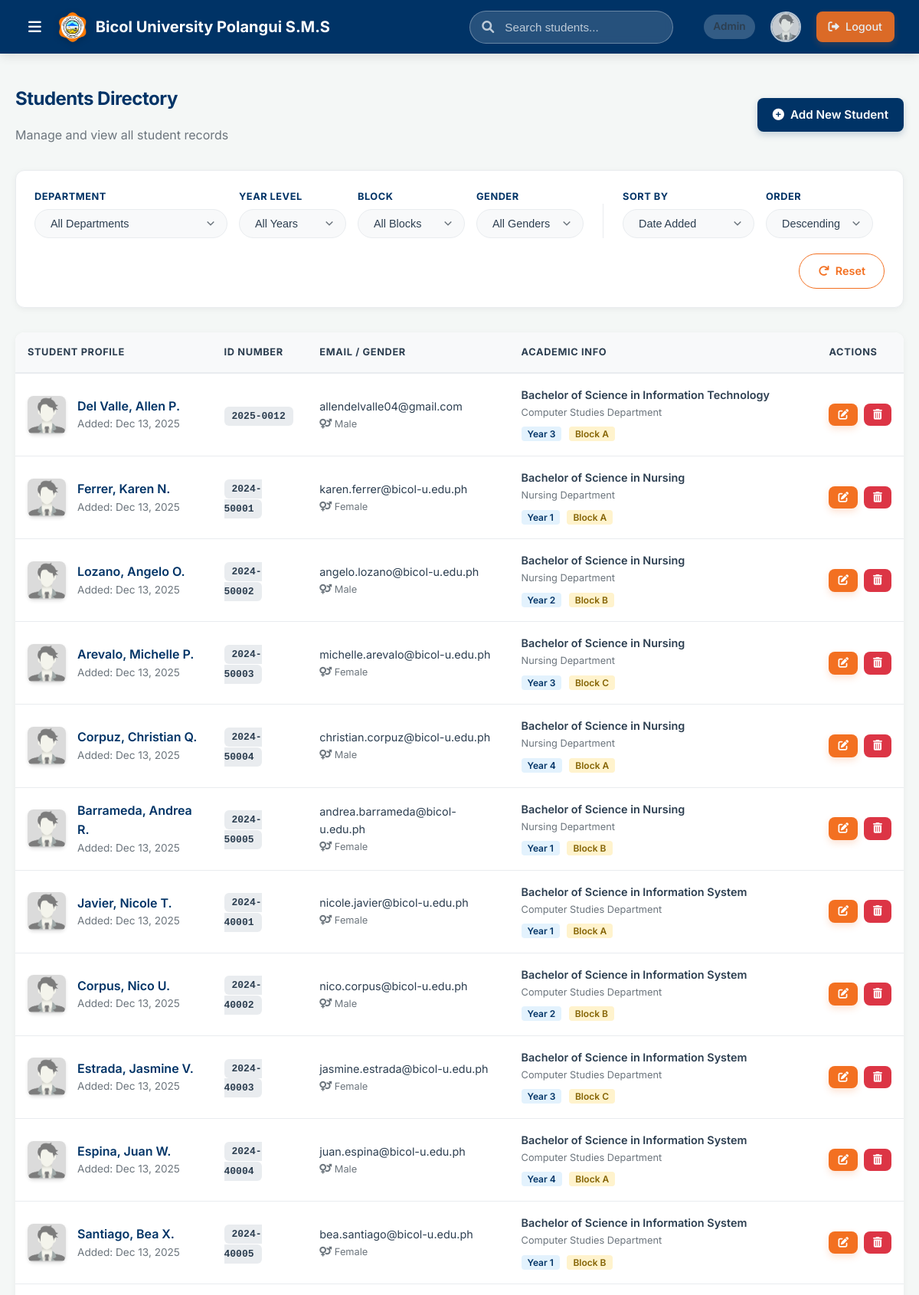
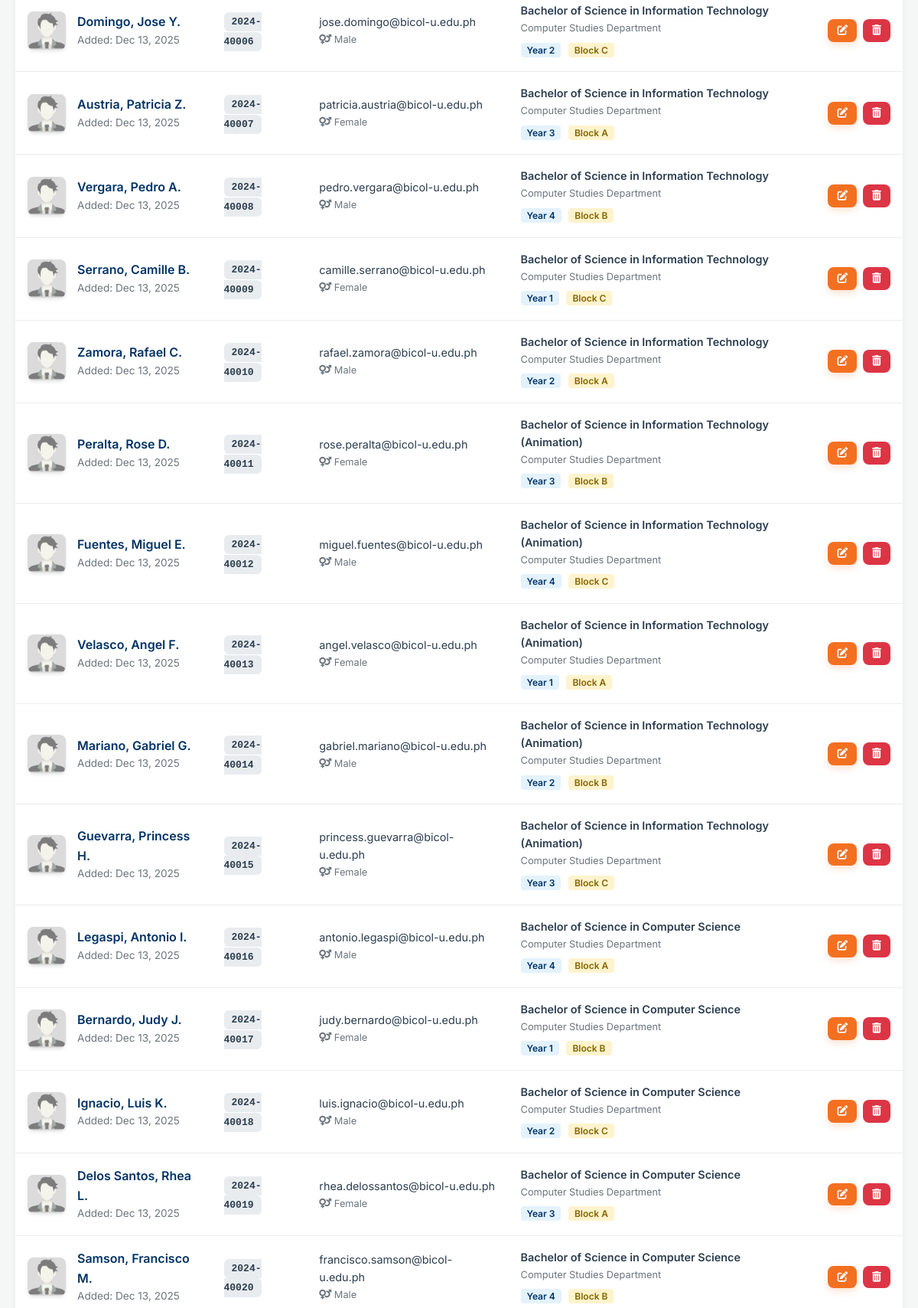
The page /frontend/students_list_admin.php (signed in, upper part) on the database its author committed (2 pictures, top to bottom).
### tables this page shows
CREATE TABLE `students` (
  `id` int(11) NOT NULL,
  `student_id` varchar(20) NOT NULL,
  `name` varchar(100) NOT NULL,
  `email` varchar(100) NOT NULL,
  `gender` enum('Male','Female') NOT NULL,
  `department` varchar(100) NOT NULL,
  `course` varchar(100) NOT NULL,
  `year_level` int(11) NOT NULL,
  `block` varchar(10) NOT NULL,
  `image_blob` longblob DEFAULT NULL,
  `created_at` timestamp NOT NULL DEFAULT current_timestamp(),
  `updated_at` timestamp NOT NULL DEFAULT current_timestamp() ON UPDATE current_timestamp()
);

### frontend/students_list_admin.php (the view, shortened to what this page needs)
<?php
require_once '../database/config.php';
$sort_by = $_GET['sort'] ?? 'created_at';
$order = $_GET['order'] ?? 'DESC';
$sql = "SELECT * FROM students WHERE 1=1";
$params = [];
$allowed_sorts = ['name', 'year_level', 'block', 'gender', 'created_at', 'updated_at'];
if (in_array($sort_by, $allowed_sorts)) {
    $sql .= " ORDER BY $sort_by $order";
} else {
    $sql .= " ORDER BY created_at DESC";
}
try {
    $stmt = $pdo->prepare($sql);
    $stmt->execute($params);
    $students = $stmt->fetchAll();
} catch (PDOException $e) {
    $students = [];
    $departments = [];
}
?>
<!DOCTYPE html>
<html lang="en">
<head>
    <link rel="stylesheet" href="css/style.css">
    <link rel="stylesheet" href="https://cdnjs.cloudflare.com/ajax/libs/font-awesome/6.0.0/css/all.min.css">
</head>
<body>
    <?php include 'includes/header_offcanvas.php'; ?>
    <div class="container" style="padding-top: 2.5rem; padding-bottom: 3rem;">
        <div style="display: flex; justify-content: space-between; align-items: center; margin-bottom: 2rem;">
            <div>
                <h2>Students Directory</h2>
                <p style="color: var(--text-secondary);">Manage and view all student records</p>
            </div>
            <a href="student_dashboard_admin.php" class="btn btn-primary"><i class="fas fa-plus-circle"></i> Add New Student</a>
        </div>
        <div class="filter-bar-container">
            <form method="GET" action="students_list_admin.php" class="filter-form">
                <div class="filter-group">
                    <div class="filter-item">
                        <label>Department</label>
                        <select name="department" class="filter-select" onchange="this.form.submit()">
                            <option value="">All Departments</option>
                        </select>
                    </div>
                    <div class="filter-item">
                        <label>Year Level</label>
                        <select name="year" class="filter-select" onchange="this.form.submit()">
                            <option value="">All Years</option>
                        </select>
                    </div>
                    <div class="filter-item">
                        <label>Block</label>
                        <select name="block" class="filter-select" onchange="this.form.submit()">
                            <option value="">All Blocks</option>
                        </select>
                    </div>
                    <div class="filter-item">
                        <label>Gender</label>
                        <select name="gender" class="filter-select" onchange="this.form.submit()">
                            <option value="">All Genders</option>
                        </select>
                    </div>
                </div>
                <div class="filter-group">
                    <div class="filter-item">
                        <label>Sort By</label>
                        <select name="sort" class="filter-select" onchange="this.form.submit()">
                            <option value="created_at" <?php echo $sort_by === 'created_at' ? 'selected' : ''; ?>>Date Added</option>
                        </select>
                    </div>
                    <div class="filter-item">
                        <label>Order</label>
                        <select name="order" class="filter-select" onchange="this.form.submit()">
                            <option value="DESC" <?php echo $order === 'DESC' ? 'selected' : ''; ?>>Descending</option>
                        </select>
                    </div>
                </div>
                <div class="filter-reset">
                    <a href="students_list_admin.php" class="btn-reset" title="Reset Filters"><i class="fas fa-redo"></i> Reset</a>
                </div>
            </form>
        </div>
        <div class="table-responsive">
            <table class="data-table">
                <thead>
                    <tr>
                        <th>Student Profile</th>
                        <th>ID Number</th>
                        <th>Email / Gender</th>
                        <th>Academic Info</th>
                        <th>Actions</th>
                    </tr>
                </thead>
                <tbody>
                    <?php if (count($students) > 0): ?>
                        <?php foreach ($students as $student): ?>
                        <tr>
                            <td>
                                <div style="display: flex; align-items: center; gap: 15px;">
                                    <img src="../backend/image.php?type=student&id=<?php echo $student['id']; ?>" class="student-img-thumb" style="width: 50px; height: 50px;" onerror="this.src='images/male-placeholder.jpg'">
                                    <div>
                                        <div style="font-weight: 600; color: var(--bu-blue);"><?php echo htmlspecialchars($student['name']); ?></div>
                                        <div style="font-size: 0.85rem; color: var(--text-secondary);">Added: <?php echo date('M d, Y', strtotime($student['created_at'])); ?></div>
                                    </div>
                                </div>
                            </td>
                            <td><span style="background: #e9ecef; padding: 5px 10px; border-radius: 6px; font-family: monospace; font-weight: 600;"><?php echo htmlspecialchars($student['student_id']); ?></span></td>
                            <td>
                                <div style="font-size: 0.9rem;"><?php echo htmlspecialchars($student['email'] ?? ''); ?></div>
                                <div style="font-size: 0.8rem; color: var(--text-secondary); margin-top: 2px;"><i class="fas fa-venus-mars"></i> <?php echo htmlspecialchars($student['gender'] ?? ''); ?></div>
                            </td>
                            <td>
                                <div style="font-weight: 600; font-size: 0.9rem;"><?php echo htmlspecialchars($student['course']); ?></div>
                                <div style="font-size: 0.8rem; color: var(--text-secondary); margin-top: 2px;"><?php echo htmlspecialchars($student['department'] ?? ''); ?></div>
                                <div style="margin-top: 4px;">
                                    <span style="background: #e3f2fd; color: var(--bu-blue); padding: 2px 8px; border-radius: 4px; font-size: 0.75rem; font-weight: 600;">Year <?php echo htmlspecialchars($student['year_level']); ?></span>
                                    <span style="background: #fff3cd; color: #856404; padding: 2px 8px; border-radius: 4px; font-size: 0.75rem; font-weight: 600; margin-left: 5px;">Block <?php echo htmlspecialchars($student['block'] ?? ''); ?></span>
                                </div>
                            </td>
                            <td>
                                <div style="display: flex; gap: 8px;">
                                    <a href="student_dashboard_admin.php?action=edit&id=<?php echo $student['id']; ?>" class="btn btn-secondary" style="padding: 8px 12px; font-size: 0.85rem;" title="Edit"><i class="fas fa-edit"></i></a>
                                    <form action="student_dashboard_admin.php" method="POST" style="display:inline;" onsubmit="return confirm('Are you sure you want to delete this student?');">
                                        <button type="submit" class="btn btn-danger" style="padding: 8px 12px; font-size: 0.85rem;" title="Delete"><i class="fas fa-trash-alt"></i></button>
                                    </form>
                                </div>
                            </td>
                        </tr>
                        <?php endforeach; ?>
                    <?php endif; ?>
                </tbody>
            </table>
        </div>
    </div>
</body>
</html>

### frontend/css/style.css (style rules this page uses)
:root { --bu-blue: #003366; --bu-blue-light: #004d99; --bu-orange: #f37021; --bu-orange-hover: #d9621b; --bg-body: #f4f7f6; --bg-card: #ffffff; --text-primary: #2c3e50; --text-secondary: #6c757d; --border-color: #e9ecef; --header-height: 70px; --sidebar-width: 260px; --card-radius: 12px; --shadow-sm: 0 2px 8px rgba(0,0,0,0.05); --shadow-md: 0 8px 24px rgba(0,0,0,0.08); }
* { box-sizing: border-box; margin: 0; padding: 0; }
body { font-family: 'Inter', 'Segoe UI', system-ui, sans-serif; background-color: var(--bg-body); color: var(--text-primary); line-height: 1.6; -webkit-font-smoothing: antialiased; }
a { text-decoration: none; color: inherit; transition: color 0.2s ease; }
h1, h2, h3, h4, h5, h6 { color: var(--bu-blue); font-weight: 700; margin-bottom: 1rem; letter-spacing: -0.5px; }
.btn { display: inline-flex; align-items: center; justify-content: center; padding: 10px 20px; border-radius: 8px; font-weight: 600; font-size: 0.95rem; cursor: pointer; border: none; transition: all 0.2s ease; gap: 8px; }
.btn-primary { background-color: var(--bu-blue); color: white; box-shadow: 0 4px 10px rgba(0, 51, 102, 0.2); }
.btn-secondary { background-color: var(--bu-orange); color: white; box-shadow: 0 4px 10px rgba(243, 112, 33, 0.2); }
.btn-danger { background-color: #dc3545; color: white; }
.container { max-width: 1200px; margin: 0 auto; padding: 0 20px; }
.table-responsive { overflow-x: auto; border-radius: var(--card-radius); box-shadow: var(--shadow-sm); }
.data-table { width: 100%; border-collapse: collapse; background: white; min-width: 800px; }
.data-table th { background-color: #f8f9fa; color: var(--bu-text-secondary); font-weight: 700; text-transform: uppercase; font-size: 0.8rem; letter-spacing: 0.05em; padding: 16px; border-bottom: 2px solid var(--border-color); text-align: left; }
.data-table td { padding: 16px; border-bottom: 1px solid var(--border-color); color: var(--text-primary); vertical-align: middle; }
.student-img-thumb { width: 48px; height: 48px; border-radius: 8px; object-fit: cover; box-shadow: 0 2px 4px rgba(0,0,0,0.1); }
.filter-bar-container { background: white; padding: 1.5rem; border-radius: var(--card-radius); box-shadow: var(--shadow-sm); border: 1px solid var(--border-color); margin-bottom: 2rem; }
.filter-form { display: flex; flex-wrap: wrap; align-items: flex-end; gap: 20px; }
.filter-group { display: flex; flex-wrap: wrap; gap: 15px; align-items: flex-end; }
.filter-item { display: flex; flex-direction: column; gap: 6px; }
.filter-item label { font-size: 0.8rem; font-weight: 700; color: var(--bu-blue); text-transform: uppercase; letter-spacing: 0.5px; }
.filter-select { appearance: none; -webkit-appearance: none; padding: 10px 20px; padding-right: 35px; border-radius: 50px; border: 1px solid var(--border-color); background-color: #f8f9fa; font-size: 0.9rem; font-weight: 500; color: var(--text-primary); cursor: pointer; transition: all 0.2s ease; min-width: 140px; background-repeat: no-repeat; background-position: right 15px center; }
.filter-reset { margin-left: auto; }
.btn-reset { display: inline-flex; align-items: center; justify-content: center; padding: 10px 24px; height: auto; width: auto; border-radius: 50px; background-color: transparent; color: var(--bu-orange); border: 1px solid var(--bu-orange); font-weight: 600; font-size: 0.9rem; transition: all 0.2s ease; text-decoration: none; gap: 8px; }

### rows shown on the page
students: name "Del Valle, Allen P.", created_at "Dec 13, 2025", student "2025-0012", email "allendelvalle04@gmail.com", gender "Male", course "Bachelor of Science in Information Technology", department "Computer Studies Department", year_level "3", block "A"
students: name "Ferrer, Karen N.", created_at "Dec 13, 2025", student "2024-50001", email "karen.ferrer@bicol-u.edu.ph", gender "Female", course "Bachelor of Science in Nursing", department "Nursing Department", year_level "1", block "A"
students: name "Lozano, Angelo O.", created_at "Dec 13, 2025", student "2024-50002", email "angelo.lozano@bicol-u.edu.ph", gender "Male", course "Bachelor of Science in Nursing", department "Nursing Department", year_level "2", block "B"
students: name "Arevalo, Michelle P.", created_at "Dec 13, 2025", student "2024-50003", email "michelle.arevalo@bicol-u.edu.ph", gender "Female", course "Bachelor of Science in Nursing", department "Nursing Department", year_level "3", block "C"
students: name "Corpuz, Christian Q.", created_at "Dec 13, 2025", student "2024-50004", email "christian.corpuz@bicol-u.edu.ph", gender "Male", course "Bachelor of Science in Nursing", department "Nursing Department", year_level "4", block "A"
students: name "Barrameda, Andrea R.", created_at "Dec 13, 2025", student "2024-50005", email "andrea.barrameda@bicol-u.edu.ph", gender "Female", course "Bachelor of Science in Nursing", department "Nursing Department", year_level "1", block "B"
students: name "Javier, Nicole T.", created_at "Dec 13, 2025", student "2024-40001", email "nicole.javier@bicol-u.edu.ph", gender "Female", course "Bachelor of Science in Information System", department "Computer Studies Department", year_level "1", block "A"
students: name "Corpus, Nico U.", created_at "Dec 13, 2025", student "2024-40002", email "nico.corpus@bicol-u.edu.ph", gender "Male", course "Bachelor of Science in Information System", department "Computer Studies Department", year_level "2", block "B"
students: name "Estrada, Jasmine V.", created_at "Dec 13, 2025", student "2024-40003", email "jasmine.estrada@bicol-u.edu.ph", gender "Female", course "Bachelor of Science in Information System", department "Computer Studies Department", year_level "3", block "C"
students: name "Espina, Juan W.", created_at "Dec 13, 2025", student "2024-40004", email "juan.espina@bicol-u.edu.ph", gender "Male", course "Bachelor of Science in Information System", department "Computer Studies Department", year_level "4", block "A"
students: name "Santiago, Bea X.", created_at "Dec 13, 2025", student "2024-40005", email "bea.santiago@bicol-u.edu.ph", gender "Female", course "Bachelor of Science in Information System", department "Computer Studies Department", year_level "1", block "B"
students: name "Domingo, Jose Y.", created_at "Dec 13, 2025", student "2024-40006", email "jose.domingo@bicol-u.edu.ph", gender "Male", course "Bachelor of Science in Information Technology", department "Computer Studies Department", year_level "2", block "C"
students: name "Austria, Patricia Z.", created_at "Dec 13, 2025", student "2024-40007", email "patricia.austria@bicol-u.edu.ph", gender "Female", course "Bachelor of Science in Information Technology", department "Computer Studies Department", year_level "3", block "A"
students: name "Vergara, Pedro A.", created_at "Dec 13, 2025", student "2024-40008", email "pedro.vergara@bicol-u.edu.ph", gender "Male", course "Bachelor of Science in Information Technology", department "Computer Studies Department", year_level "4", block "B"
students: name "Serrano, Camille B.", created_at "Dec 13, 2025", student "2024-40009", email "camille.serrano@bicol-u.edu.ph", gender "Female", course "Bachelor of Science in Information Technology", department "Computer Studies Department", year_level "1", block "C"
students: name "Zamora, Rafael C.", created_at "Dec 13, 2025", student "2024-40010", email "rafael.zamora@bicol-u.edu.ph", gender "Male", course "Bachelor of Science in Information Technology", department "Computer Studies Department", year_level "2", block "A"
students: name "Peralta, Rose D.", created_at "Dec 13, 2025", student "2024-40011", email "rose.peralta@bicol-u.edu.ph", gender "Female", course "Bachelor of Science in Information Technology (Animation)", department "Computer Studies Department", year_level "3", block "B"
students: name "Fuentes, Miguel E.", created_at "Dec 13, 2025", student "2024-40012", email "miguel.fuentes@bicol-u.edu.ph", gender "Male", course "Bachelor of Science in Information Technology (Animation)", department "Computer Studies Department", year_level "4", block "C"
students: name "Velasco, Angel F.", created_at "Dec 13, 2025", student "2024-40013", email "angel.velasco@bicol-u.edu.ph", gender "Female", course "Bachelor of Science in Information Technology (Animation)", department "Computer Studies Department", year_level "1", block "A"
students: name "Mariano, Gabriel G.", created_at "Dec 13, 2025", student "2024-40014", email "gabriel.mariano@bicol-u.edu.ph", gender "Male", course "Bachelor of Science in Information Technology (Animation)", department "Computer Studies Department", year_level "2", block "B"
students: name "Guevarra, Princess H.", created_at "Dec 13, 2025", student "2024-40015", email "princess.guevarra@bicol-u.edu.ph", gender "Female", course "Bachelor of Science in Information Technology (Animation)", department "Computer Studies Department", year_level "3", block "C"
students: name "Legaspi, Antonio I.", created_at "Dec 13, 2025", student "2024-40016", email "antonio.legaspi@bicol-u.edu.ph", gender "Male", course "Bachelor of Science in Computer Science", department "Computer Studies Department", year_level "4", block "A"
students: name "Bernardo, Judy J.", created_at "Dec 13, 2025", student "2024-40017", email "judy.bernardo@bicol-u.edu.ph", gender "Female", course "Bachelor of Science in Computer Science", department "Computer Studies Department", year_level "1", block "B"
students: name "Ignacio, Luis K.", created_at "Dec 13, 2025", student "2024-40018", email "luis.ignacio@bicol-u.edu.ph", gender "Male", course "Bachelor of Science in Computer Science", department "Computer Studies Department", year_level "2", block "C"
students: name "Delos Santos, Rhea L.", created_at "Dec 13, 2025", student "2024-40019", email "rhea.delossantos@bicol-u.edu.ph", gender "Female", course "Bachelor of Science in Computer Science", department "Computer Studies Department", year_level "3", block "A"
students: name "Samson, Francisco M.", created_at "Dec 13, 2025", student "2024-40020", email "francisco.samson@bicol-u.edu.ph", gender "Male", course "Bachelor of Science in Computer Science", department "Computer Studies Department", year_level "4", block "B"

### other values the page prints
$_SESSION['role'] "Admin"
